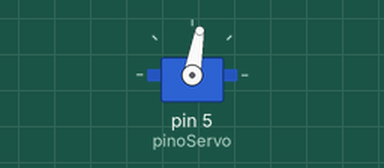
Bench run of a sketch on a simulated Arduino Uno, built with avr-gcc and run on an emulated ATmega328P. Shown: servo.

Above: at 1.05 s.
At 44.85 s:
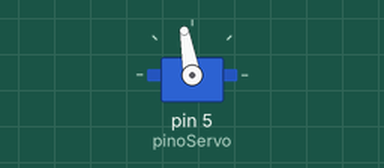
Timing chart, 0 to 71.2 s (numbered marks = the images above):
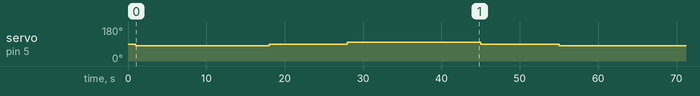

The sketch:

servo_testing.ino
```cpp
#include <Servo.h> //INCLUSÃO DA BIBLIOTECA NECESSÁRIA

const int pinoServo = 5; //PINO DIGITAL UTILIZADO PELO SERVO

Servo s; //OBJETO DO TIPO SERVO

int intensity = -10;
int time_on = 17000;
int time_off = 10000;

void setup (){
  s.attach(pinoServo); //ASSOCIAÇÃO DO PINO DIGITAL AO OBJETO DO TIPO SERVO
  s.write(90); //INICIA O MOTOR NA POSIÇÃO 0º
  delay(1000);
}
void loop(){

  s.write(90+intensity);
  delay(time_on);

  s.write(90);
  delay(time_off);

  s.write(90-intensity);
  delay(time_on);

  s.write(90);
  delay(time_off);

}
```

Measured:
- by itself, servo on pin 5 (pinoServo): repeats every 54.0 s: 90° 10.0 s, 100° 17.0 s, 90° 10.0 s, 80° 17.0 s
